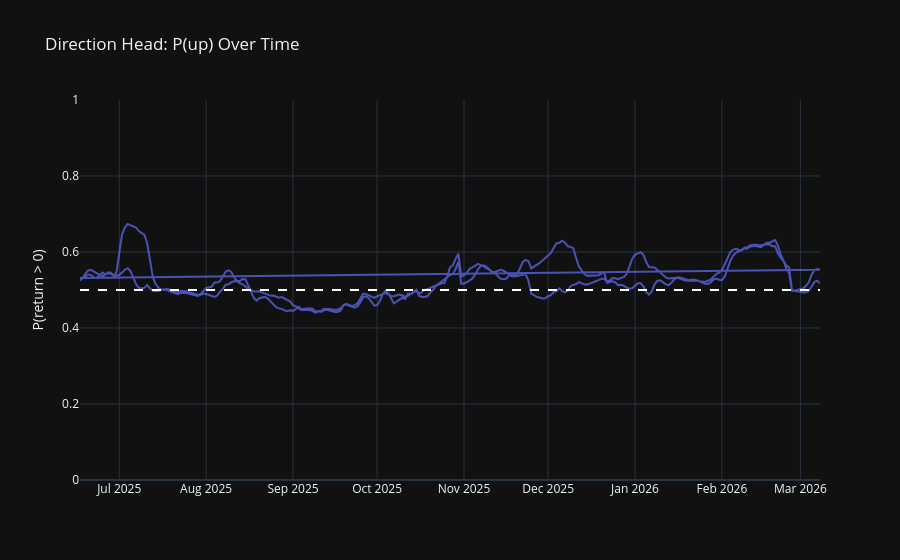

The cell this chart's notebook holds for it:
### Code cell
# Direction probability over time — shows model conviction
fig = go.Figure()
fig.add_trace(go.Scatter(
    x=result.eval_dates, y=result.eval_dir_probs,
    name="P(up)", mode="lines", opacity=0.7,
))
fig.add_hline(y=0.5, line_dash="dash", line_color="white")

# Color background by actual direction
fig.update_layout(
    template="plotly_dark",
    title="Direction Head: P(up) Over Time",
    yaxis_title="P(return > 0)",
    yaxis_range=[0.0, 1.0],
)
fig.show()

### Figure 1 — Plotly figure (JSON) as saved in the notebook; plotly's stock layout.template omitted (floating-point values rounded to 4 significant figures; data arrays with more than 128 entries replaced by an {"elided": "..."} marker saying what was removed)
{"data": [{"mode": "lines", "name": "P(up)", "opacity": 0.7, "type": "scatter", "x": {"elided": "530 str values"}, "y": {"elided": "530 float values"}}], "layout": {"shapes": [{"line": {"color": "white", "dash": "dash"}, "type": "line", "x0": 0, "x1": 1, "xref": "x domain", "y0": 0.5, "y1": 0.5, "yref": "y"}], "title": {"text": "Direction Head: P(up) Over Time"}, "yaxis": {"range": [0, 1], "title": {"text": "P(return > 0)"}}}}
